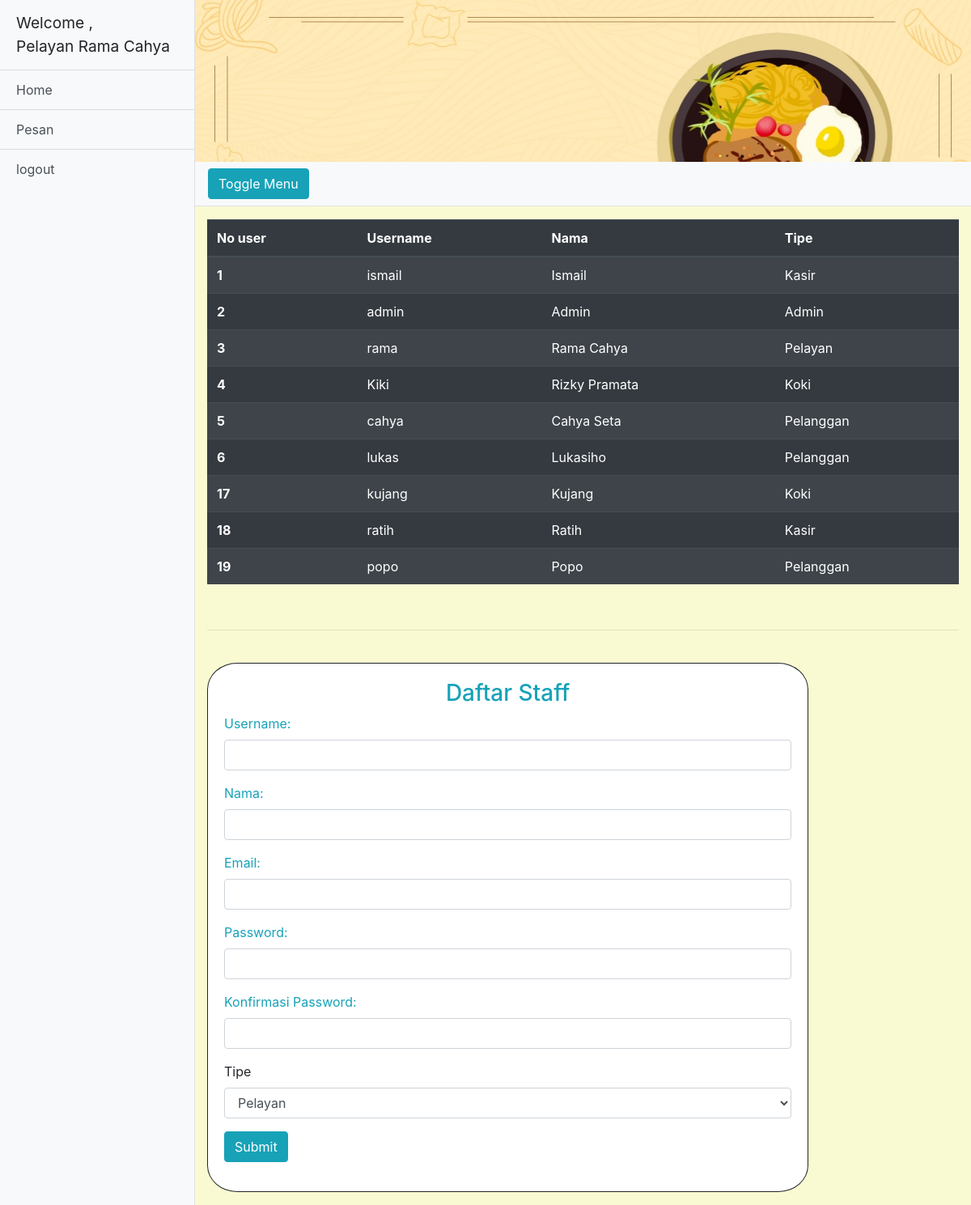
/halamanStaff.php (signed in), run on the app's committed database.
### tables this page shows
CREATE TABLE `user` (
  `id_user` int(11) NOT NULL,
  `username` varchar(50) NOT NULL,
  `password` varchar(99) NOT NULL,
  `nama` varchar(50) NOT NULL,
  `email` varchar(99) NOT NULL,
  `tipe` varchar(20) NOT NULL
);

### functions.php (called while the page is built)
<?php
include "koneksi.php";
 function query($query){
    global $db;
    $lemari = [];
    $theQuery = mysqli_query($db,$query);
    while($rak = mysqli_fetch_assoc($theQuery)){
        $lemari[] = $rak;
    }
    return $lemari;
 }

### halamanStaff.php (the view, shortened to what this page needs)
<?php
	include "koneksi.php";
	include "functions.php";
    $boxUser = query("SELECT * FROM user");
 ?>
<!DOCTYPE html>
<html lang="en">
<head>
	 <link href="vendor/bootstrap/css/bootstrap.min.css" rel="stylesheet">
	<link rel="stylesheet" href="assets/styles/style.css">
	<link rel="stylesheet" href="assets/styles/sidebar.css">
</head>
<body>
<div class="d-flex" id="wrapper">
    <div class="bg-light border-right" id="sidebar-wrapper">
      <div class="sidebar-heading">Welcome ,<br> <?= $_SESSION['tipe'] ?> <?= $_SESSION['nama']  ?> </div>
      <div class="list-group list-group-flush">
        <a href="index.php" class="list-group-item list-group-item-action bg-light linkHome">Home</a>
        <a href="menu.php" class="list-group-item list-group-item-action bg-light linkPesan">Pesan</a>
		<a href="logout.php" class="list-group-item list-group-item-action bg-light">logout</a>
	</div>
    </div>
    <div id="page-content-wrapper">
		<div class="container-fluid banner"></div>
		<nav class="navbar navbar-expand-lg navbar-light bg-light border-bottom">
			<button class="btn btn-info" id="menu-toggle">Toggle Menu</button>
		</nav>
		<div class="container-fluid mt-3">
        <table class="table table-striped table-dark">
        <thead>
            <tr>
            <th scope="col">No user</th>
            <th scope="col">Username</th>
            <th scope="col">Nama</th>
            <th scope="col">Tipe</th>
            </tr>
        </thead>
        <tbody>
            <?php foreach ($boxUser as $user):  ?>
            <tr>
            <th scope="row"><?= $user['id_user']; ?></th>
            <td><?= $user['username']; ?></td>
            <td><?= $user['nama']; ?></td>
            <td><?= $user['tipe']; ?></td>
            </tr>
            <?php endforeach; ?>
        </tbody>
        </table>
        <br>
        <hr>
        <br>
        <form id="login-form" class="form" action="proses-daftar-staff.php" method="post">
            <h3 class="text-center text-info">Daftar Staff</h3>
            <div class="form-group">
                <label for="username" class="text-info">Username:</label><br>
                <input type="text" name="username" id="username" class="form-control" required>
            </div>
            <div class="form-group">
                <label for="nama" class="text-info">Nama:</label><br>
                <input type="text"  name="nama" id="nama" class="form-control" required>
            </div>
            <div class="form-group">
                <label for="email" class="text-info">Email:</label><br>
                <input type="email" name="email" id="email" class="form-control" required>
            </div>
            <div class="form-group">
                <label for="password" class="text-info">Password:</label><br>
                <input type="password" name="password" id="password" class="form-control" required>
            </div>
            <div class="form-group">
                <label for="kpassword" class="text-info"> Konfirmasi Password:</label><br>
                <input type="password"  name="kpassword" id="kpassword" class="form-control" required>
            </div>
            <div class="form-group">
                <label for="tipe">Tipe</label>
                <select name="tipe" class="form-control" id="tipe">
                <option value="Pelayan">Pelayan</option>
                </select>
            </div>
            <div class="form-group">
                <button type="submit" name="submit" class="btn btn-info btn-md">Submit</button>
            </div>
        </form>
		</div>
	</div>
</div>
</body>
</html>

### assets/styles/style.css (style rules this page uses)
body { overflow-x: hidden; background-color: lightgoldenrodyellow; }
.banner { width: 100%; background-image: url("./../image/gambar.jpg"); height: 25vh; background-size: cover; }
td { padding: 0 70px; }

### assets/styles/sidebar.css (style rules this page uses)
#sidebar-wrapper { min-height: 100vh; margin-left: -15rem; -webkit-transition: margin .25s ease-out; -moz-transition: margin .25s ease-out; -o-transition: margin .25s ease-out; transition: margin .25s ease-out; }
#sidebar-wrapper .sidebar-heading { padding: 0.875rem 1.25rem; font-size: 1.2rem; }
#sidebar-wrapper .list-group { width: 15rem; }
#page-content-wrapper { min-width: 100vw; }
@media (min-width: 768px) { #sidebar-wrapper { margin-left: 0; } }
@media (min-width: 768px) { #page-content-wrapper { min-width: 0; width: 100%; } }

### halamanStaff.php (style rules this page uses)
.form { background-color: white; border: 1px solid; border-radius: 5%; padding: 20px; width: 80%; }

### data on the page
user: id_user "1", username "ismail", nama "Ismail", tipe "Kasir"
user: id_user "2", username "admin", nama "Admin", tipe "Admin"
user: id_user "3", username "rama", nama "Rama Cahya", tipe "Pelayan"
user: id_user "4", username "Kiki", nama "Rizky Pramata", tipe "Koki"
user: id_user "5", username "cahya", nama "Cahya Seta", tipe "Pelanggan"
user: id_user "6", username "lukas", nama "Lukasiho", tipe "Pelanggan"
user: id_user "17", username "kujang", nama "Kujang", tipe "Koki"
user: id_user "18", username "ratih", nama "Ratih", tipe "Kasir"
user: id_user "19", username "popo", nama "Popo", tipe "Pelanggan"

### other printed values
$_SESSION['tipe'] "Pelayan"
$_SESSION['nama'] "Rama Cahya"
